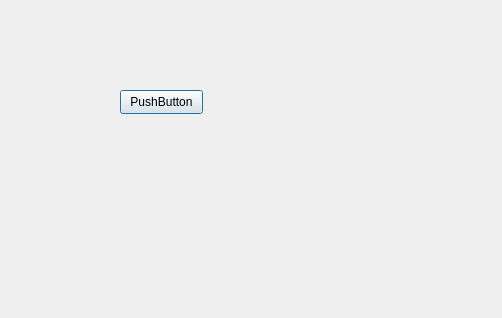
<?xml version="1.0" encoding="UTF-8"?>
<ui version="4.0">
 <class>choose_file</class>
 <widget class="QDialog" name="choose_file">
  <property name="geometry">
   <rect>
    <x>0</x>
    <y>0</y>
    <width>502</width>
    <height>318</height>
   </rect>
  </property>
  <property name="windowTitle">
   <string>Dialog</string>
  </property>
  <widget class="QPushButton" name="pushButton">
   <property name="geometry">
    <rect>
     <x>120</x>
     <y>90</y>
     <width>83</width>
     <height>24</height>
    </rect>
   </property>
   <property name="text">
    <string>PushButton</string>
   </property>
  </widget>
 </widget>
 <resources/>
 <connections/>
</ui>
